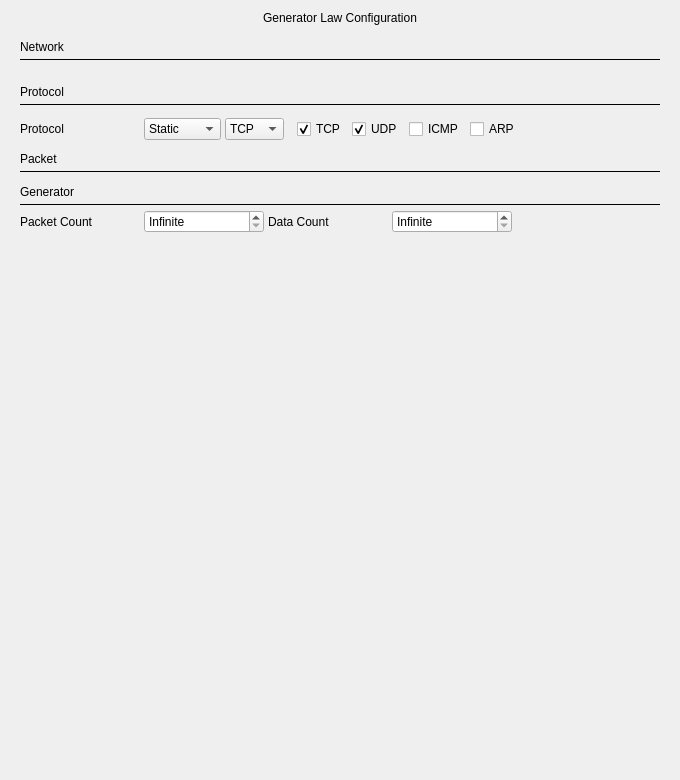
<?xml version="1.0" encoding="UTF-8"?>
<ui version="4.0">
 <class>GeneratorParams</class>
 <widget class="QWidget" name="GeneratorParams">
  <property name="geometry">
   <rect>
    <x>0</x>
    <y>0</y>
    <width>680</width>
    <height>780</height>
   </rect>
  </property>
  <property name="minimumSize">
   <size>
    <width>600</width>
    <height>600</height>
   </size>
  </property>
  <property name="windowTitle">
   <string>Generator Law</string>
  </property>
  <layout class="QVBoxLayout" name="verticalLayout">
   <item>
    <widget class="QLabel" name="titleLabel">
     <property name="text">
      <string>Generator Law Configuration</string>
     </property>
     <property name="alignment">
      <set>Qt::AlignCenter</set>
     </property>
    </widget>
   </item>
   <item>
    <widget class="QScrollArea" name="scrollArea">
     <property name="frameShape">
      <enum>QFrame::NoFrame</enum>
     </property>
     <property name="widgetResizable">
      <bool>true</bool>
     </property>
     <widget class="QWidget" name="scrollContents">
      <property name="geometry">
       <rect>
        <x>0</x>
        <y>0</y>
        <width>662</width>
        <height>737</height>
       </rect>
      </property>
      <layout class="QVBoxLayout" name="scrollLayout">
       <property name="spacing">
        <number>4</number>
       </property>
       <item>
        <widget class="QLabel" name="netSectionLabel">
         <property name="text">
          <string>Network</string>
         </property>
        </widget>
       </item>
       <item>
        <widget class="QFrame" name="line1">
         <property name="frameShape">
          <enum>QFrame::HLine</enum>
         </property>
        </widget>
       </item>
       <item>
        <widget class="ParamRow" name="srcIPRow" native="true"/>
       </item>
       <item>
        <widget class="ParamRow" name="dstIPRow" native="true"/>
       </item>
       <item>
        <widget class="ParamRow" name="srcPortRow" native="true"/>
       </item>
       <item>
        <widget class="ParamRow" name="dstPortRow" native="true"/>
       </item>
       <item>
        <widget class="ParamRow" name="ttlRow" native="true"/>
       </item>
       <item>
        <widget class="QLabel" name="protoSectionLabel">
         <property name="text">
          <string>Protocol</string>
         </property>
        </widget>
       </item>
       <item>
        <widget class="QFrame" name="line2">
         <property name="frameShape">
          <enum>QFrame::HLine</enum>
         </property>
        </widget>
       </item>
       <item>
        <layout class="QHBoxLayout" name="protoLayout">
         <item>
          <widget class="QLabel" name="protoLabel">
           <property name="minimumSize">
            <size>
             <width>120</width>
             <height>0</height>
            </size>
           </property>
           <property name="text">
            <string>Protocol</string>
           </property>
          </widget>
         </item>
         <item>
          <widget class="QComboBox" name="protoModeCombo">
           <item>
            <property name="text">
             <string>Static</string>
            </property>
           </item>
           <item>
            <property name="text">
             <string>Random</string>
            </property>
           </item>
          </widget>
         </item>
         <item>
          <widget class="QComboBox" name="protoStaticCombo">
           <item>
            <property name="text">
             <string>TCP</string>
            </property>
           </item>
           <item>
            <property name="text">
             <string>UDP</string>
            </property>
           </item>
           <item>
            <property name="text">
             <string>ICMP</string>
            </property>
           </item>
           <item>
            <property name="text">
             <string>ARP</string>
            </property>
           </item>
          </widget>
         </item>
         <item>
          <widget class="QWidget" name="protoRandomWidget" native="true">
           <layout class="QHBoxLayout" name="protoRandomLayout">
            <item>
             <widget class="QCheckBox" name="protoTCPCheck">
              <property name="text">
               <string>TCP</string>
              </property>
              <property name="checked">
               <bool>true</bool>
              </property>
             </widget>
            </item>
            <item>
             <widget class="QCheckBox" name="protoUDPCheck">
              <property name="text">
               <string>UDP</string>
              </property>
              <property name="checked">
               <bool>true</bool>
              </property>
             </widget>
            </item>
            <item>
             <widget class="QCheckBox" name="protoICMPCheck">
              <property name="text">
               <string>ICMP</string>
              </property>
             </widget>
            </item>
            <item>
             <widget class="QCheckBox" name="protoARPCheck">
              <property name="text">
               <string>ARP</string>
              </property>
             </widget>
            </item>
           </layout>
          </widget>
         </item>
         <item>
          <spacer>
           <property name="orientation">
            <enum>Qt::Horizontal</enum>
           </property>
           <property name="sizeHint" stdset="0">
            <size>
             <width>0</width>
             <height>0</height>
            </size>
           </property>
          </spacer>
         </item>
        </layout>
       </item>
       <item>
        <widget class="QLabel" name="pktSectionLabel">
         <property name="text">
          <string>Packet</string>
         </property>
        </widget>
       </item>
       <item>
        <widget class="QFrame" name="line3">
         <property name="frameShape">
          <enum>QFrame::HLine</enum>
         </property>
        </widget>
       </item>
       <item>
        <widget class="ParamRow" name="sizeRow" native="true"/>
       </item>
       <item>
        <widget class="ParamRow" name="timeDiffRow" native="true"/>
       </item>
       <item>
        <widget class="QLabel" name="genSectionLabel">
         <property name="text">
          <string>Generator</string>
         </property>
        </widget>
       </item>
       <item>
        <widget class="QFrame" name="line4">
         <property name="frameShape">
          <enum>QFrame::HLine</enum>
         </property>
        </widget>
       </item>
       <item>
        <layout class="QHBoxLayout" name="countLayout">
         <item>
          <widget class="QLabel" name="countLabel">
           <property name="minimumSize">
            <size>
             <width>120</width>
             <height>0</height>
            </size>
           </property>
           <property name="text">
            <string>Packet Count</string>
           </property>
          </widget>
         </item>
         <item>
          <widget class="QSpinBox" name="packetCountSpin">
           <property name="minimumSize">
            <size>
             <width>120</width>
             <height>0</height>
            </size>
           </property>
           <property name="specialValueText">
            <string>Infinite</string>
           </property>
           <property name="minimum">
            <number>0</number>
           </property>
           <property name="maximum">
            <number>2147483647</number>
           </property>
           <property name="value">
            <number>0</number>
           </property>
          </widget>
         </item>
         <item>
          <widget class="QLabel" name="countLabel_2">
           <property name="minimumSize">
            <size>
             <width>120</width>
             <height>0</height>
            </size>
           </property>
           <property name="text">
            <string>Data Count</string>
           </property>
          </widget>
         </item>
         <item>
          <widget class="QSpinBox" name="packetCountSpin_2">
           <property name="minimumSize">
            <size>
             <width>120</width>
             <height>0</height>
            </size>
           </property>
           <property name="specialValueText">
            <string>Infinite</string>
           </property>
           <property name="minimum">
            <number>0</number>
           </property>
           <property name="maximum">
            <number>2147483647</number>
           </property>
           <property name="value">
            <number>0</number>
           </property>
          </widget>
         </item>
         <item>
          <spacer>
           <property name="orientation">
            <enum>Qt::Horizontal</enum>
           </property>
           <property name="sizeHint" stdset="0">
            <size>
             <width>0</width>
             <height>0</height>
            </size>
           </property>
          </spacer>
         </item>
        </layout>
       </item>
       <item>
        <spacer>
         <property name="orientation">
          <enum>Qt::Vertical</enum>
         </property>
         <property name="sizeType">
          <enum>QSizePolicy::Expanding</enum>
         </property>
         <property name="sizeHint" stdset="0">
          <size>
           <width>0</width>
           <height>0</height>
          </size>
         </property>
        </spacer>
       </item>
      </layout>
     </widget>
    </widget>
   </item>
  </layout>
 </widget>
 <customwidgets>
  <customwidget>
   <class>ParamRow</class>
   <extends>QWidget</extends>
   <header>ParamRow.hpp</header>
  </customwidget>
 </customwidgets>
 <resources/>
 <connections/>
</ui>
